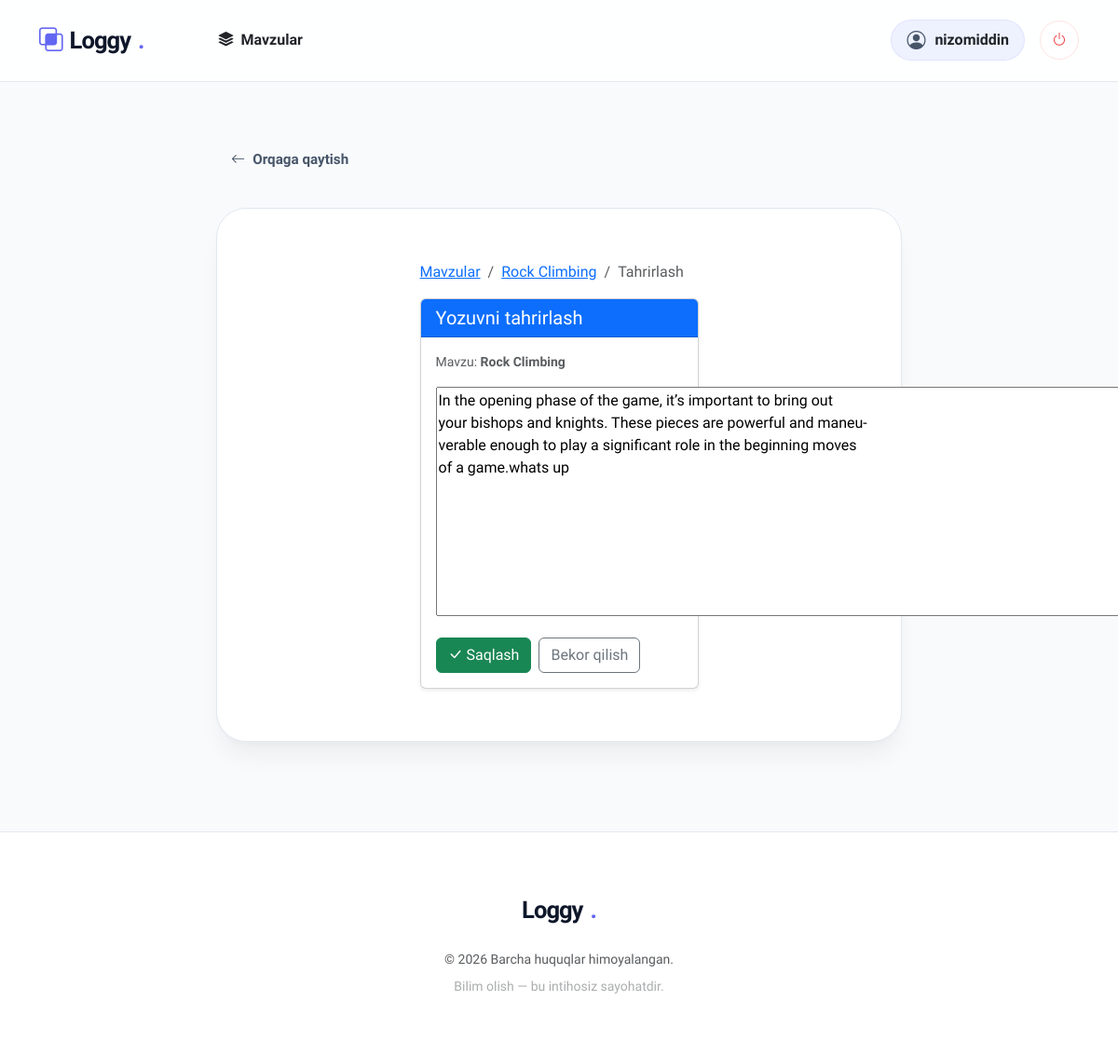
The page /edit_entry/2/ (signed in) on the database its author committed.
### learning_logs/models.py (models this page shows, shortened)
class Topic(models.Model):
    text = models.CharField(max_length=200)
    date_added = models.DateTimeField(auto_now_add=True)
    owner = models.ForeignKey(User, on_delete=models.CASCADE)
    def __str__(self):
        return self.text

class Entry(models.Model):
    topic = models.ForeignKey(Topic, on_delete=models.CASCADE)
    text = models.TextField()
    date_added = models.DateTimeField(auto_now_add=True)
    class Meta:
        verbose_name_plural = 'entries'

### learning_logs/views.py (the view)
# urls.py: path('edit_entry/<int:entry_id>/', views.edit_entry, name='edit_entry'),
@login_required
def edit_entry(request, entry_id):
    entry = get_object_or_404(Entry, id=entry_id)
    topic = entry.topic
    if topic.owner != request.user:
        raise Http404
    if request.method != 'POST':
        form = EntryModelForm(instance=entry)
    else:
        form = EntryModelForm(instance=entry, data=request.POST)
        if form.is_valid():
            form.save()
            return HttpResponseRedirect(reverse('learning_logs:topic', args=[topic.id]))
    context = {'entry': entry, 'topic': topic, 'form': form}
    return render(request, 'learning_logs/edit_entry.html', context)

### learning_logs/forms.py
class EntryModelForm(forms.ModelForm):
    class Meta:
        model = Entry
        fields = ['text']
        labels = {'text': ''}
        widgets = {'text': forms.Textarea(attrs={'cols': 80})}

### learning_logs/templates/learning_logs/edit_entry.html (shortened to what this page needs)
{% extends "learning_logs/base.html" %}
{% block content %}
<div class="row justify-content-center">
    <div class="col-md-8 col-lg-6">
        <nav aria-label="breadcrumb">
            <ol class="breadcrumb">
                <li class="breadcrumb-item"><a href="{% url 'learning_logs:topics' %}">Mavzular</a></li>
                <li class="breadcrumb-item"><a href="{% url 'learning_logs:topic' topic.id %}">{{ topic }}</a></li>
                <li class="breadcrumb-item active" aria-current="page">Tahrirlash</li>
            </ol>
        </nav>
        <div class="card shadow-sm mt-3">
            <div class="card-header bg-primary text-white">
                <h5 class="card-title mb-0">Yozuvni tahrirlash</h5>
            </div>
            <div class="card-body">
                <p class="text-muted small">Mavzu: <strong>{{ topic }}</strong></p>
                <form action="{% url 'learning_logs:edit_entry' entry.id %}" method='post'>
                    <div class="mb-3">
                        {{ form.as_p }}
                    </div>
                    <div class="d-grid gap-2 d-md-flex justify-content-md-start">
                        <button name="submit" class="btn btn-success">
                            <i class="bi bi-check-lg"></i> Saqlash
                        </button>
                        <a href="{% url 'learning_logs:topic' topic.id %}" class="btn btn-outline-secondary">
                            Bekor qilish
                        </a>
                    </div>
                </form>
            </div>
        </div>
    </div>
</div>
{% endblock content %}

### learning_logs/templates/learning_logs/base.html (shortened to what this page needs)
<!DOCTYPE html>
<html lang="uz">
<head>
    <link href="https://cdn.jsdelivr.net/npm/bootstrap@5.3.2/dist/css/bootstrap.min.css" rel="stylesheet">
    <link rel="stylesheet" href="https://cdn.jsdelivr.net/npm/bootstrap-icons@1.11.2/font/bootstrap-icons.css">
</head>
<body class="d-flex flex-column min-vh-100">
    <nav class="navbar navbar-expand-lg sticky-top">
        <div class="container">
            <a class="navbar-brand" href="{% url 'learning_logs:index' %}">
                <i class="bi bi-intersect brand-dot"></i> Loggy<span class="brand-dot">.</span>
            </a>
            <div class="collapse navbar-collapse" id="navbarNav">
                <ul class="navbar-nav me-auto ps-lg-5">
                    <li class="nav-item">
                        <a class="nav-link fw-semibold px-3 text-dark" href="{% url 'learning_logs:topics' %}">
                            <i class="bi bi-stack me-1"></i> Mavzular
                        </a>
                    </li>
                </ul>
                <div class="d-flex align-items-center gap-3">
                    {% if user.is_authenticated %}
                        <div class="user-pill d-none d-sm-flex">
                            <i class="bi bi-person-circle text-accent fs-5"></i>
                            <span class="fw-bold text-dark fs-6">{{ user.username }}</span>
                        </div>
                        <form action="{% url 'users:logout' %}" method="post" class="m-0">
                            <button type="submit" class="logout-btn-circle" title="Chiqish">
                                <i class="bi bi-power"></i>
                            </button>
                        </form>
                    {% else %}
                        <a href="{% url 'users:login' %}" class="btn btn-link text-decoration-none text-dark fw-bold px-4">Kirish</a>
                        <a href="{% url 'users:register' %}" class="btn btn-brand">Boshlash</a>
                    {% endif %}
                </div>
            </div>
        </div>
    </nav>
    <main class="container main-container">
        <div class="row justify-content-center">
            <div class="col-xl-8 col-lg-10">
                {% if request.resolver_match.url_name != 'index' %}
                    <a href="javascript:history.back()" class="back-nav">
                        <i class="bi bi-arrow-left"></i> Orqaga qaytish
                    </a>
                {% endif %}
                <div class="content-box">
                    {% block content %}{% endblock content %}
                </div>
            </div>
        </div>
    </main>
    <footer class="text-center mt-auto">
        <div class="container">
            <div class="mb-4">
                <a class="navbar-brand justify-content-center" href="#">
                    Loggy<span class="brand-dot">.</span>
                </a>
            </div>
            <div class="text-muted small mb-0">
                &copy; 2026 Barcha huquqlar himoyalangan. <br>
                <span class="opacity-50 mt-2 d-block">Bilim olish — bu intihosiz sayohatdir.</span>
            </div>
        </div>
    </footer>
</body>
</html>

### learning_logs/templates/learning_logs/base.html (style rules this page uses)
:root { --accent: #6366f1; --accent-soft: #eef2ff; --surface: #ffffff; --background: #f8fafc; --text-heading: #0f172a; --text-body: #475569; --nav-bg: rgba(255, 255, 255, 0.85); --border: #e2e8f0; }
body { font-family: 'Plus Jakarta Sans', sans-serif; background-color: var(--background); color: var(--text-body); -webkit-font-smoothing: antialiased; text-rendering: optimizeLegibility; overflow-x: hidden; }
.navbar-brand { font-weight: 800; font-size: 1.6rem; letter-spacing: -1px; color: var(--text-heading) !important; display: flex; align-items: center; gap: 8px; }
.brand-dot { color: var(--accent); }
.navbar { padding: 1.2rem 0; backdrop-filter: blur(16px) saturate(180%); background: var(--nav-bg); border-bottom: 1px solid var(--border); transition: all 0.3s ease; }
.content-box { background: var(--surface); border-radius: 32px; padding: 3.5rem; border: 1px solid var(--border); box-shadow: 0 4px 6px -1px rgba(0, 0, 0, 0.02), 0 20px 25px -5px rgba(0, 0, 0, 0.05); transition: transform 0.3s ease; }
.user-pill { background: var(--accent-soft); padding: 6px 16px; border-radius: 100px; display: flex; align-items: center; gap: 10px; border: 1px solid rgba(99, 102, 241, 0.1); }
.logout-btn-circle { width: 42px; height: 42px; border-radius: 50%; display: flex; align-items: center; justify-content: center; background: #fff; color: #ef4444; border: 1px solid #fee2e2; transition: all 0.2s; }
.back-nav { display: inline-flex; align-items: center; gap: 8px; color: var(--text-body); text-decoration: none; font-weight: 600; font-size: 0.95rem; margin-bottom: 2rem; padding: 8px 16px; border-radius: 12px; transition: all 0.2s; }
.main-container { margin-top: 4rem; margin-bottom: 6rem; }
footer { background: var(--surface); padding: 4rem 0; border-top: 1px solid var(--border); }
.content-box { animation: fadeIn 0.6s ease-out; }

### rows shown on the page
Topic: text "Rock Climbing"
Entry: text "In the opening phase of the game, it’s important to bring out your bishops and knights. These pieces are powerful and maneu- verable enough to play a significant role in the beginning moves of a game.whats up"

### other values the page prints
{{ user.username }} "nizomiddin"
